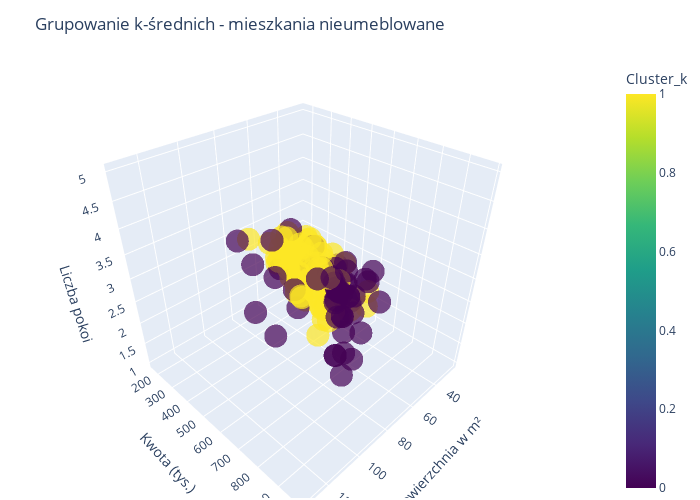

The notebook cell saved with this chart:
### Markdown cell above
#### Wizualizacja grupowania mieszkań nieumeblowanych metodą grupowania k-średniach

### Code cell
fig = px.scatter_3d(df4,
                   x='Powierzchnia w m²',
                   y='Kwota (tys.)',
                   z='Liczba pokoi',
                   color='Cluster_k',  
                   size_max=2,
                   opacity=0.7,
                   color_continuous_scale='viridis',
                   labels={'Powierzchnia w m²': 'Powierzchnia w m²', 'Kwota (tys.)': 'Kwota (tys.)', 'Cluster_k': 'Cluster_k'},
                   title='Grupowanie k-średnich - mieszkania nieumeblowane'
                   )
fig.update_layout(scene=dict(
                    xaxis_title='Powierzchnia w m²',
                    yaxis_title='Kwota (tys.)',
                    zaxis_title='Liczba pokoi',
                    ),
                  width=700, 
                  height=500,
                margin=dict(l=2, r=2, b=2, t=60) 
)

fig.show()

### Figure 1 — Plotly figure (JSON) as saved in the notebook; plotly's stock layout.template omitted (floating-point values rounded to 4 significant figures; data arrays with more than 128 entries replaced by an {"elided": "..."} marker saying what was removed)
{"data": [{"hovertemplate": "Powierzchnia w m²=%{x}<br>Kwota (tys.)=%{y}<br>Liczba pokoi=%{z}<br>Cluster_k=%{marker.color}<extra></extra>", "legendgroup": "", "marker": {"color": {"elided": "147 int values"}, "coloraxis": "coloraxis", "opacity": 0.7, "symbol": "circle"}, "mode": "markers", "name": "", "scene": "scene", "showlegend": false, "type": "scatter3d", "x": {"elided": "147 float values"}, "y": {"elided": "147 float values"}, "z": {"elided": "147 int values"}}], "layout": {"coloraxis": {"colorbar": {"title": {"text": "Cluster_k"}}, "colorscale": [[0, "#440154"], [0.1111, "#482878"], [0.2222, "#3e4989"], [0.3333, "#31688e"], [0.4444, "#26828e"], [0.5556, "#1f9e89"], [0.6667, "#35b779"], [0.7778, "#6ece58"], [0.8889, "#b5de2b"], [1, "#fde725"]]}, "height": 500, "legend": {"tracegroupgap": 0}, "margin": {"b": 2, "l": 2, "r": 2, "t": 60}, "scene": {"domain": {"x": [0, 1], "y": [0, 1]}, "xaxis": {"title": {"text": "Powierzchnia w m²"}}, "yaxis": {"title": {"text": "Kwota (tys.)"}}, "zaxis": {"title": {"text": "Liczba pokoi"}}}, "title": {"text": "Grupowanie k-średnich - mieszkania nieumeblowane"}, "width": 700}}
